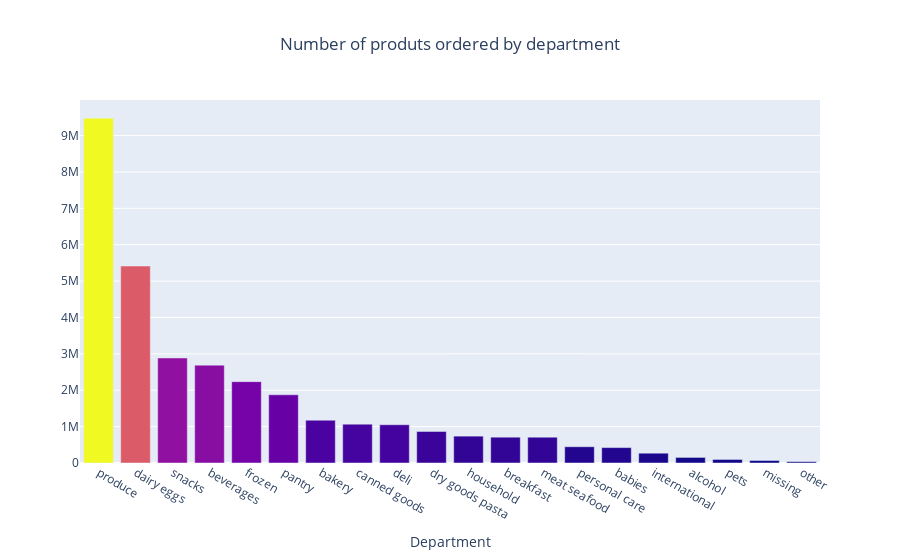

Source (notebook cell):
### Code cell
fig = go.Figure(
    data = go.Bar(x=result_5['department'].value_counts().head(20).index, 
             y=result_5['department'].value_counts().head(20).values, 
                  marker={'color': result_5['department'].value_counts().head(20).values,
            'colorscale': 'plasma'}, showlegend = False),
    layout = go.Layout(
        title = go.layout.Title(text = "Number of produts ordered by department", x = 0.5),
        xaxis = go.layout.XAxis(title = 'Department')
    )
)

fig.show()

### Figure 1 — Plotly figure (JSON) as saved in the notebook; plotly's stock layout.template omitted (floating-point values rounded to 4 significant figures)
{"data": [{"marker": {"color": [9479291, 5414016, 2887550, 2690129, 2236432, 1875577, 1176787, 1068058, 1051249, 866627, 738666, 709569, 708931, 447123, 423802, 269253, 153696, 97724, 69145, 36291], "colorscale": [[0, "#0d0887"], [0.1111, "#46039f"], [0.2222, "#7201a8"], [0.3333, "#9c179e"], [0.4444, "#bd3786"], [0.5556, "#d8576b"], [0.6667, "#ed7953"], [0.7778, "#fb9f3a"], [0.8889, "#fdca26"], [1, "#f0f921"]]}, "showlegend": false, "type": "bar", "x": ["produce", "dairy eggs", "snacks", "beverages", "frozen", "pantry", "bakery", "canned goods", "deli", "dry goods pasta", "household", "breakfast", "meat seafood", "personal care", "babies", "international", "alcohol", "pets", "missing", "other"], "y": [9479291, 5414016, 2887550, 2690129, 2236432, 1875577, 1176787, 1068058, 1051249, 866627, 738666, 709569, 708931, 447123, 423802, 269253, 153696, 97724, 69145, 36291]}], "layout": {"title": {"text": "Number of produts ordered by department", "x": 0.5}, "xaxis": {"title": {"text": "Department"}}}}
